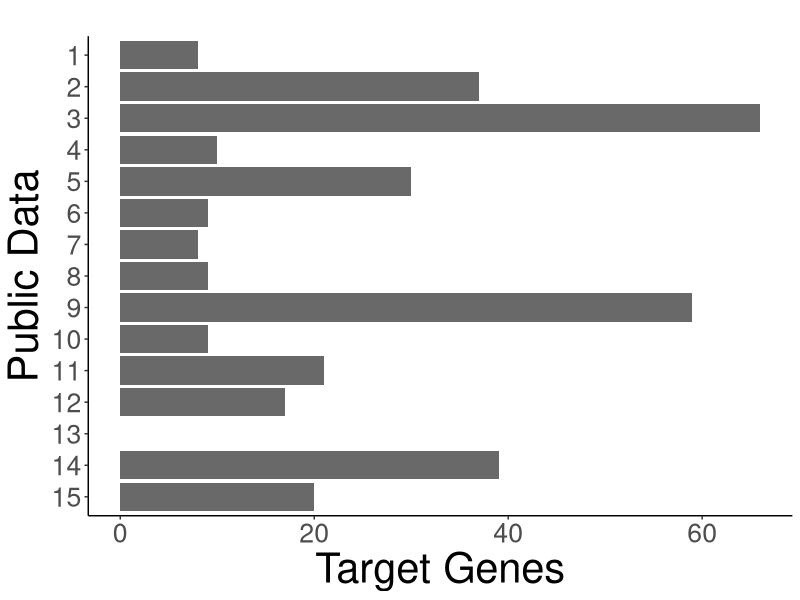

Write the R code that produced this figure.
library(ggplot2)
library(ggsci)

#levels(x$sample)

x <- data.frame(
    data   = c("1", "2", "3", "4", "5", "6", "7", "8", "9", "10", "11", "12", "13", "14", "15"),
    sample = c("a"),
    number = c(8,37,66,10,30,9,8,9,59,9,21,17,0,39,20)
    )
    x$sample <- factor(x$sample, levels = unique(x$sample))

g <- ggplot(x, aes(x = data, y = number, fill = sample)) +
    geom_bar(stat = "identity", position = "dodge") +
    scale_x_discrete(limit=c('15','14','13','12','11','10','9','8','7','6','5','4','3','2','1')) +
    coord_flip() +
    labs(title = "", x = "Public Data", y = "Target Genes", fill = "") +
    guides(fill = guide_legend(reverse = TRUE)) +
    scale_fill_manual(labels = c("Promoter", "Enhancer","Promoter/Enhancer"), values = c("dimgrey","dimgrey", "dimgrey")) +
    theme_classic() +
    theme(legend.position = "none")

g2 <- g +
      theme(plot.title = element_text(size = 16, hjust = 0.5), axis.title=element_text(size= 30), text = element_text(size = 24))
plot(g2)
